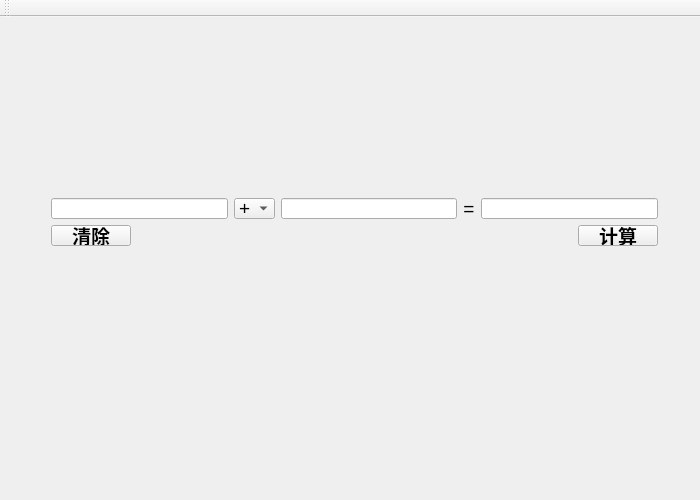
<?xml version="1.0" encoding="UTF-8"?>
<ui version="4.0">
 <class>CalculatorClass</class>
 <widget class="QMainWindow" name="CalculatorClass">
  <property name="geometry">
   <rect>
    <x>0</x>
    <y>0</y>
    <width>700</width>
    <height>500</height>
   </rect>
  </property>
  <property name="minimumSize">
   <size>
    <width>700</width>
    <height>500</height>
   </size>
  </property>
  <property name="maximumSize">
   <size>
    <width>700</width>
    <height>500</height>
   </size>
  </property>
  <property name="windowTitle">
   <string>Calculator</string>
  </property>
  <widget class="QWidget" name="centralWidget">
   <widget class="QWidget" name="layoutWidget">
    <property name="geometry">
     <rect>
      <x>40</x>
      <y>170</y>
      <width>629</width>
      <height>70</height>
     </rect>
    </property>
    <layout class="QVBoxLayout" name="verticalLayout">
     <item>
      <layout class="QHBoxLayout" name="horizontalLayout">
       <item>
        <widget class="QLineEdit" name="lineEditLeft">
         <property name="font">
          <font>
           <family>Arial</family>
           <pointsize>14</pointsize>
          </font>
         </property>
         <property name="text">
          <string/>
         </property>
        </widget>
       </item>
       <item>
        <widget class="QComboBox" name="comboBox">
         <property name="font">
          <font>
           <family>Arial</family>
           <pointsize>14</pointsize>
          </font>
         </property>
         <item>
          <property name="text">
           <string>+</string>
          </property>
         </item>
         <item>
          <property name="text">
           <string>-</string>
          </property>
         </item>
         <item>
          <property name="text">
           <string>*</string>
          </property>
         </item>
         <item>
          <property name="text">
           <string>/</string>
          </property>
         </item>
        </widget>
       </item>
       <item>
        <widget class="QLineEdit" name="lineEditRight">
         <property name="font">
          <font>
           <family>Arial</family>
           <pointsize>14</pointsize>
          </font>
         </property>
         <property name="text">
          <string/>
         </property>
        </widget>
       </item>
       <item>
        <widget class="QLabel" name="labelEqu">
         <property name="font">
          <font>
           <family>Arial</family>
           <pointsize>14</pointsize>
          </font>
         </property>
         <property name="layoutDirection">
          <enum>Qt::LeftToRight</enum>
         </property>
         <property name="text">
          <string>=</string>
         </property>
         <property name="scaledContents">
          <bool>false</bool>
         </property>
         <property name="alignment">
          <set>Qt::AlignCenter</set>
         </property>
         <property name="wordWrap">
          <bool>false</bool>
         </property>
        </widget>
       </item>
       <item>
        <widget class="QLineEdit" name="lineEditAns">
         <property name="enabled">
          <bool>true</bool>
         </property>
         <property name="font">
          <font>
           <family>Arial</family>
           <pointsize>14</pointsize>
          </font>
         </property>
         <property name="text">
          <string/>
         </property>
         <property name="readOnly">
          <bool>true</bool>
         </property>
        </widget>
       </item>
      </layout>
     </item>
     <item>
      <layout class="QHBoxLayout" name="horizontalLayout_3">
       <item>
        <widget class="QPushButton" name="pushButtonClear">
         <property name="font">
          <font>
           <family>Arial</family>
           <pointsize>14</pointsize>
           <weight>75</weight>
           <bold>true</bold>
          </font>
         </property>
         <property name="text">
          <string>清除</string>
         </property>
        </widget>
       </item>
       <item>
        <spacer name="horizontalSpacer">
         <property name="orientation">
          <enum>Qt::Horizontal</enum>
         </property>
         <property name="sizeHint" stdset="0">
          <size>
           <width>40</width>
           <height>20</height>
          </size>
         </property>
        </spacer>
       </item>
       <item>
        <widget class="QPushButton" name="pushButtonCalc">
         <property name="font">
          <font>
           <family>Arial</family>
           <pointsize>14</pointsize>
           <weight>75</weight>
           <bold>true</bold>
          </font>
         </property>
         <property name="text">
          <string>计算</string>
         </property>
        </widget>
       </item>
      </layout>
     </item>
    </layout>
   </widget>
  </widget>
  <widget class="QMenuBar" name="menuBar">
   <property name="geometry">
    <rect>
     <x>0</x>
     <y>0</y>
     <width>700</width>
     <height>23</height>
    </rect>
   </property>
  </widget>
  <widget class="QToolBar" name="mainToolBar">
   <attribute name="toolBarArea">
    <enum>TopToolBarArea</enum>
   </attribute>
   <attribute name="toolBarBreak">
    <bool>false</bool>
   </attribute>
  </widget>
 </widget>
 <layoutdefault spacing="6" margin="11"/>
 <resources>
  <include location="Calculator.qrc"/>
 </resources>
 <connections/>
</ui>
